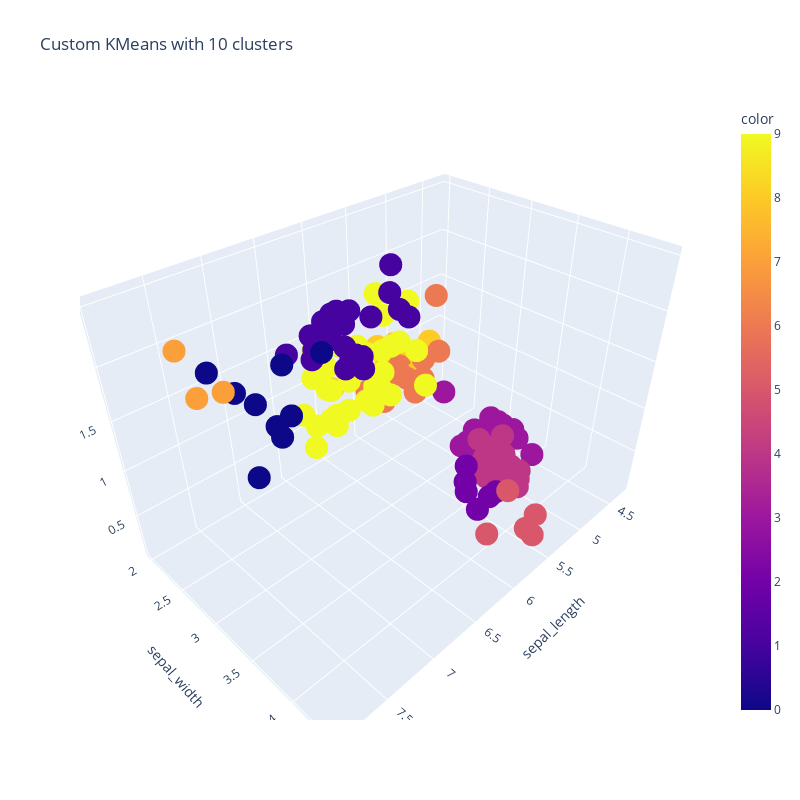

Here is the notebook cell this chart was saved with:
### Markdown cell above
## 10 clusters

### Code cell
kmeans = KMeans_custom(n_clusters=10)
kmeans.fit(X)
y_kmeans = kmeans.predict(X)
centers = kmeans.centroids

fig = px.scatter_3d(df, x='sepal_length', y='sepal_width', z='petal_width', color=y_kmeans, width=800, height=800, title='Custom KMeans with 10 clusters')
fig.show()

### Figure 1 — Plotly figure (JSON) as saved in the notebook; plotly's stock layout.template omitted (floating-point values rounded to 4 significant figures; data arrays with more than 128 entries replaced by an {"elided": "..."} marker saying what was removed)
{"data": [{"hovertemplate": "sepal_length=%{x}<br>sepal_width=%{y}<br>petal_width=%{z}<br>color=%{marker.color}<extra></extra>", "legendgroup": "", "marker": {"color": {"elided": "150 int values"}, "coloraxis": "coloraxis", "symbol": "circle"}, "mode": "markers", "name": "", "scene": "scene", "showlegend": false, "type": "scatter3d", "x": {"elided": "150 float values"}, "y": {"elided": "150 float values"}, "z": {"elided": "150 float values"}}], "layout": {"coloraxis": {"colorbar": {"title": {"text": "color"}}, "colorscale": [[0, "#0d0887"], [0.1111, "#46039f"], [0.2222, "#7201a8"], [0.3333, "#9c179e"], [0.4444, "#bd3786"], [0.5556, "#d8576b"], [0.6667, "#ed7953"], [0.7778, "#fb9f3a"], [0.8889, "#fdca26"], [1, "#f0f921"]]}, "height": 800, "legend": {"tracegroupgap": 0}, "scene": {"domain": {"x": [0, 1], "y": [0, 1]}, "xaxis": {"title": {"text": "sepal_length"}}, "yaxis": {"title": {"text": "sepal_width"}}, "zaxis": {"title": {"text": "petal_width"}}}, "title": {"text": "Custom KMeans with 10 clusters"}, "width": 800}}
